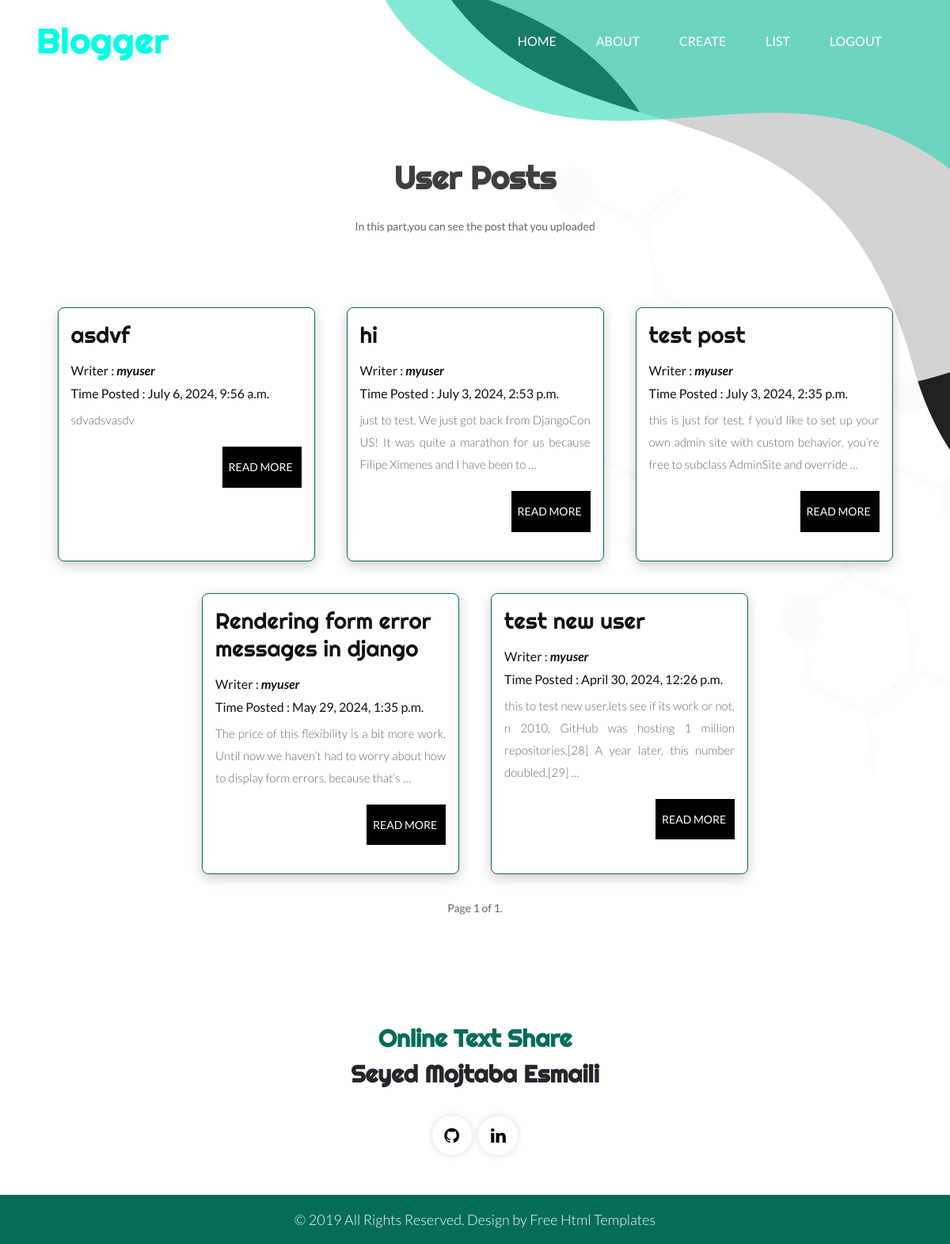
The page /list_posts/ (signed in) on the database its author committed.
### posts/models.py (models this page shows, shortened)
class Post(models.Model):
    title = models.CharField(max_length=100)
    content = models.TextField()
    date_posted = models.DateTimeField(default=timezone.now)
    is_publick = models.BooleanField(default=False)
    user = models.ForeignKey(User,on_delete=models.CASCADE,null=True)
    class Meta:
        ordering = ['-date_posted']

### posts/views.py (the view)
# urls.py: path('list_posts/',UserPostListView.as_view(),name='list_posts'),
class UserPostListView(LoginRequiredMixin,ListView):
    model=Post
    template_name = 'posts/post_list.html'
    context_object_name = 'posts_list'
    paginate_by = 6
    def get_queryset(self):
        if self.request.user.is_staff:           # check if superuser is logedtn, show all posts
            return Post.objects.all()
        return Post.objects.filter(user=self.request.user)         # if regular user,only show the users posts

### posts/templates/posts/post_list.html (shortened to what this page needs)
{% extends "posts/base.html" %}
{% load static %}
{% block content %}
      <div class="blog_main">
         <div class="container">
            <div class="row">
               <div class="col-md-12">
                  <div class="titlepage">
                     <h2>User Posts</h2>
                     <span>In this part,you can see the post that you uploaded</span>
                  </div>
               </div>
            </div>
            <div class='card-container'>
               {% for post in posts_list %}
                     <div class='card'>
                        <div class='card-content'>
                              <h3>{{post.title}}</h3>
                              <h4>Writer : <b><i>{{post.user.username}}</i></b></h4>
                              <h4>Time Posted : {{post.date_posted}}</h4>
                              <p>{{post.content|truncatewords:25}}</p>
                              <a href='/post_detail/{{post.id}}' class='post-btn'>Read More</a>
                        </div>
                     </div>
               {% endfor %}
            </div>
    <div class="pagination">
          Page {{ page_obj.number }} of {{ page_obj.paginator.num_pages }}.
</div>
         </div>
      </div>
{% endblock content %}

### posts/static/posts/css/style.css (style rules this page uses)
* { box-sizing: border-box !important; }
html { scroll-behavior: smooth; }
body { color: #666666; font-size: 14px; font-family: 'Lato', sans-serif; line-height: 1.80857; font-weight: normal; }
a { color: #1f1f1f; text-decoration: none !important; outline: none !important; -webkit-transition: all .3s ease-in-out; -moz-transition: all .3s ease-in-out; -ms-transition: all .3s ease-in-out; -o-transition: all .3s ease-in-out; transition: all .3s ease-in-out; }
h1, h2, h3, h4, h5, h6 { letter-spacing: 0; font-weight: normal; position: relative; padding: 0 0 10px 0; font-weight: normal; line-height: normal; color: #111111; margin: 0 }
h2 { font-size: 22px; font-family: 'Righteous', cursive; }
h3 { font-size: 18px; font-family: 'Righteous', cursive; }
h4 { font-size: 16px }
*, *::after, *::before { -webkit-box-sizing: border-box; -moz-box-sizing: border-box; box-sizing: border-box; }
p { margin: 0px; font-weight: 300; font-size: 17px; line-height: 28px; }
a { color: #222222; text-decoration: none; outline: none !important; }
a, .btn { text-decoration: none !important; outline: none !important; -webkit-transition: all .3s ease-in-out; -moz-transition: all .3s ease-in-out; -ms-transition: all .3s ease-in-out; -o-transition: all .3s ease-in-out; transition: all .3s ease-in-out; }
.main-layout { background-repeat: no-repeat; background: url(../images/body_bg.png); }
.titlepage { text-align: center; padding-bottom: 60px; }
.titlepage h2 { font-size: 40px; color: #3e3e3e; line-height: 57px; font-weight: bold; padding: 0; padding-bottom: 20px; }
.blog_main { margin-top: 85px; margin-bottom: 50px; }
.card-container { display: flex; justify-content: center; flex-wrap: wrap; margin-top: 10px; }
.card { width: 325px; border-radius: 8px; border: #046c58 solid 1px; overflow: hidden; box-shadow: 0px 5px 15px rgba(0,0,0,0.2); margin: 20px; }
.card-content { padding: 16px; }
.card-content h3 { font-size: 28px; margin-bottom: 8px; }
.card-content p { color: #666; font-size: 15px; text-align: justify; }
.card-content .post-btn { font-size: 14px; transition: ease-in all 0.5s; background-color: #000; text-transform: uppercase; color: #fff; padding: 13px 8px; float: right; display: block; margin-top: 20px; margin-bottom: 20px; margin-left: 5px; width: 100%; max-width: 100px; }

### rows shown on the page
Post: title "asdvf", user.username "myuser", date_posted "July 6, 2024, 9:56 a.m.", content "sdvadsvasdv"
Post: title "hi", user.username "myuser", date_posted "July 3, 2024, 2:53 p.m.", content "just to test. We just got back from DjangoCon US! It was quite a marathon for us because Filipe Ximenes and I have been to …"
Post: title "test post", user.username "myuser", date_posted "July 3, 2024, 2:35 p.m.", content "this is just for test. f you’d like to set up your own admin site with custom behavior, you’re free to subclass AdminSite and override …"
Post: title "Rendering form error messages in django", user.username "myuser", date_posted "May 29, 2024, 1:35 p.m.", content "The price of this flexibility is a bit more work. Until now we haven’t had to worry about how to display form errors, because that’s …"
Post: title "test new user", user.username "myuser", date_posted "April 30, 2024, 12:26 p.m.", content "this to test new user.lets see if its work or not. n 2010, GitHub was hosting 1 million repositories.[28] A year later, this number doubled.[29] …"

### other values the page prints
{{ page_obj.number }} "1"
{{ page_obj.paginator.num_pages }} "1"
